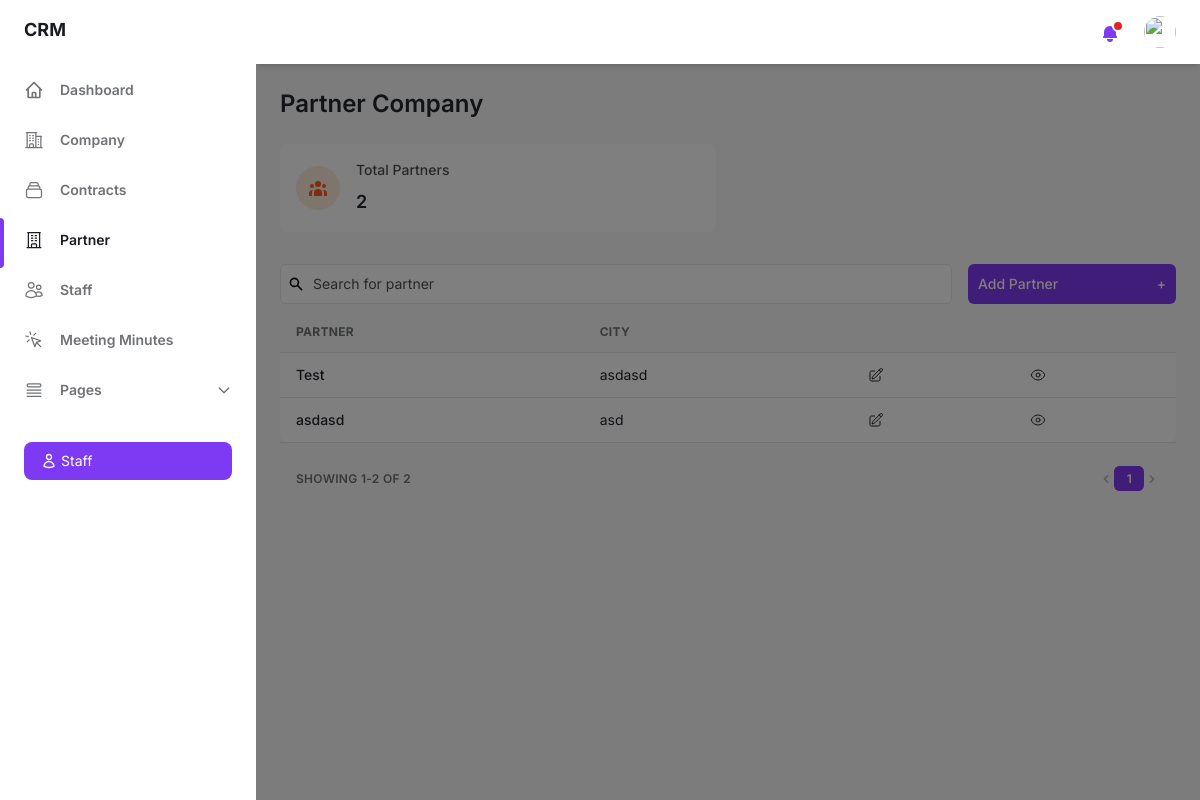
/partner/ (signed in), run on an earlier commit of the app's database.
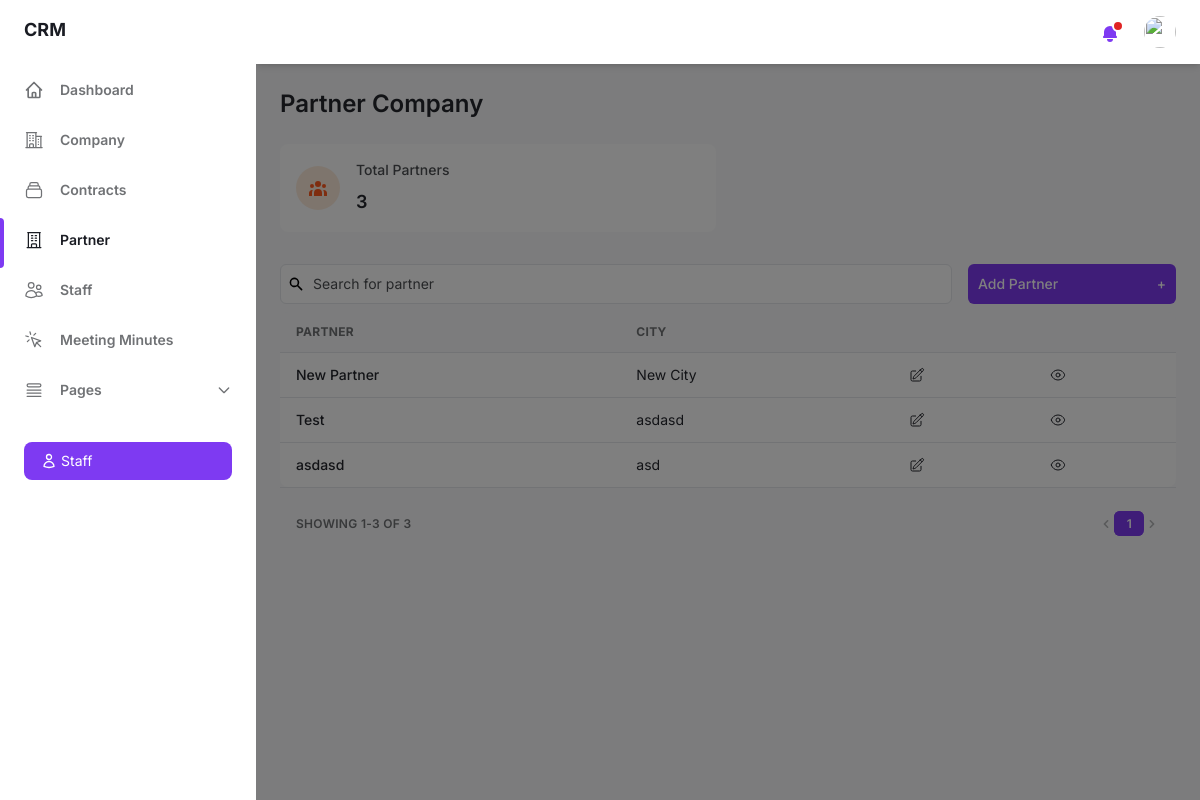
And on a later commit of the database.
### crm_app/models.py (models this page shows, shortened)
class Partner(models.Model):
    partner_name = models.CharField(max_length=100)
    address = models.CharField(max_length=100, null=True, blank=True)
    city = models.CharField(max_length=100, null=True, blank=True)
    state = models.CharField(max_length=100, null=True, blank=True)
    country = models.CharField(max_length=100, null=True, blank=True)
    contact_person = models.CharField(max_length=100, null=True, blank=True)
    designation = models.CharField(max_length=100, null=True, blank=True)
    email = models.EmailField(null=True, blank=True)
    phone_number = models.CharField(max_length=20, null=True, blank=True)

### crm_app/views.py (the view)
# urls.py: path('partner/', views.partner, name='partner'),
def partner(request):
    if 'staff_id' not in request.session:
        return redirect('login')
    staff_id = request.session.get('staff_id')
    user = Staff.objects.get(id=staff_id)
    partners = Partner.objects.order_by('partner_name')
    partner_count = Partner.objects.count()
    paginator = Paginator(partners, 10)
    page = request.GET.get('page')
    try:
        partners_page = paginator.page(page)
    except PageNotAnInteger:
        partners_page = paginator.page(1)
    except EmptyPage:
        partners_page = paginator.page(paginator.num_pages)
    context = {'partners': partners, 'partner_count': partner_count, 'partners': partners_page, 'paginator': paginator, 'page_obj': partners_page, 'user': user}
    return render(request, 'partner.html', context)

### templates/partner.html (shortened to what the changed rows need)
{% load static %}
<!DOCTYPE html>
<html :class="{ 'theme-dark': dark }" x-data="data()" lang="en">
<head>
    <link rel="stylesheet" href="{% static 'css/tailwind.output.css' %}" />
</head>
<body>
    <div class="flex h-screen bg-gray-50 dark:bg-gray-900" :class="{ 'overflow-hidden': isSideMenuOpen }">
        <div class="flex flex-col flex-1 w-full">
            <main class="h-full overflow-y-auto" id="main-partner-content">
                <div class="container px-6 mx-auto grid">
                    <h2 class="my-6 text-2xl font-semibold text-gray-700 dark:text-gray-200">Partner Company</h2>
                    <div class="grid gap-6 mb-8 md:grid-cols-2 xl:grid-cols-4">
                        <div class="flex items-center p-4 bg-white rounded-lg shadow-xs dark:bg-gray-800">
                            <div>
                                <p class="mb-2 text-sm font-medium text-gray-600 dark:text-gray-400">Total Partners</p>
                                <p class="text-lg font-semibold text-gray-700 dark:text-gray-200">{{ partner_count }}</p>
                            </div>
                        </div>
                    </div>
                    <div class="w-full overflow-hidden rounded-lg shadow-xs" id="partner-name-table">
                        <div class="w-full overflow-x-auto">
                            <table class="w-full whitespace-no-wrap">
                                <thead>
                                    <tr class="text-xs font-semibold tracking-wide text-left text-gray-500 uppercase border-b dark:border-gray-700 bg-gray-50 dark:text-gray-400 dark:bg-gray-800">
                                        <th class="px-4 py-3">Partner</th>
                                        <th class="px-4 py-3">City</th>
                                        <th class="px-4 py-3"></th>
                                        <th class="px-4 py-3"></th>
                                    </tr>
                                </thead>
                                <tbody class="bg-white divide-y dark:divide-gray-700 dark:bg-gray-800">
                                    {% for partner in partners %}
                                    <tr class="text-gray-700 dark:text-gray-400">
                                        <td class="px-4 py-3">
                                            <p class="font-medium text-sm">{{ partner.partner_name }}</p>
                                        </td>
                                        <td class="px-4 py-3 text-sm">{{ partner.city|default:"-" }}</td>
                                        <td class="px-4 py-3 text-sm">
                                            <a href="{% url 'partnereditform' partner.id %}">
                                            </a>
                                        </td>
                                        <td class="px-4 py-3 text-sm">
                                            <a href="{% url 'partnerdetails' partner.id %}">
                                            </a>
                                        </td>
                                    </tr>
                                    {% empty %}
                                    <tr>
                                        <td colspan="5" class="font-medium text-sm text-center">No partners found.</td>
                                    </tr>
                                    {% endfor %}
                                </tbody>
                            </table>
                        </div>
                    </div>
                    <div class="grid px-4 py-3 text-xs font-semibold tracking-wide text-gray-500 uppercase border-t dark:border-gray-700 bg-gray-50 sm:grid-cols-9 dark:text-gray-400 dark:bg-gray-800">
                        <span class="flex items-center col-span-3">Showing {{ page_obj.start_index }}-{{ page_obj.end_index }} of {{ paginator.count }}</span>
                        <span class="col-span-2"></span>
                        <span class="flex col-span-4 mt-2 sm:mt-auto sm:justify-end">
                            <nav aria-label="Table navigation">
                                <ul class="inline-flex items-center">
                                    {% for num in paginator.page_range %}
                                        {% if num == page_obj.number %}
                                        <li>
                                            <span class="px-3 py-1 text-white transition-colors duration-150 bg-purple-600 border border-r-0 border-purple-600 rounded-md focus:outline-none">{{ num }}</span>
                                        </li>
                                        {% else %}
                                        <li>
                                            <a href="?page={{ num }}" class="px-3 py-1 rounded-md focus:outline-none">{{ num }}</a>
                                        </li>
                                        {% endif %}
                                    {% endfor %}
                                </ul>
                            </nav>
                        </span>
                    </div>
                </div>
            </main>
        </div>
    </div>
</body>
</html>

What changed in the data, as far as the page shows it:
added Partner: partner_name "New Partner", city "New City"
Also different on the page:
{{ partner_count }}: "2" → "3"
{{ page_obj.end_index }}: "2" → "3"
{{ paginator.count }}: "2" → "3"
